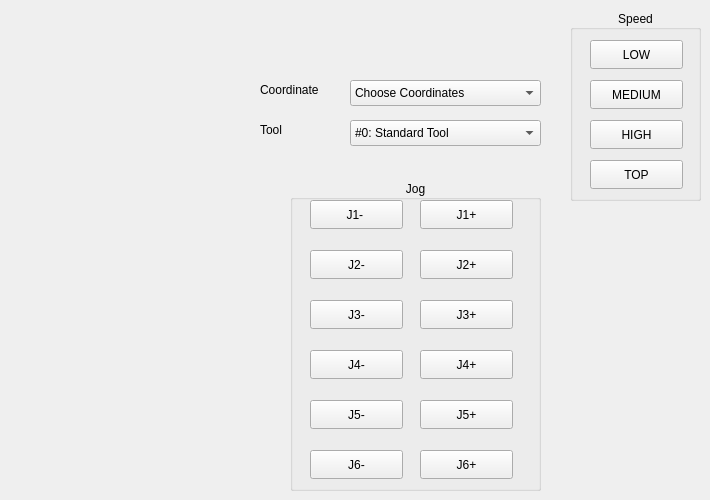
     <widget class="QWidget" name="tab_Jog">
      <attribute name="title">
       <string>JOG</string>
      </attribute>
      <widget class="QGroupBox" name="groupBox_3">
       <property name="geometry">
        <rect>
         <x>570</x>
         <y>10</y>
         <width>131</width>
         <height>191</height>
        </rect>
       </property>
       <property name="title">
        <string>Speed</string>
       </property>
       <property name="alignment">
        <set>Qt::AlignCenter</set>
       </property>
       <widget class="QPushButton" name="btnSpeed_low">
        <property name="geometry">
         <rect>
          <x>20</x>
          <y>30</y>
          <width>93</width>
          <height>29</height>
         </rect>
        </property>
        <property name="text">
         <string>LOW</string>
        </property>
       </widget>
       <widget class="QPushButton" name="btnSpeed_med">
        <property name="geometry">
         <rect>
          <x>20</x>
          <y>70</y>
          <width>93</width>
          <height>29</height>
         </rect>
        </property>
        <property name="text">
         <string>MEDIUM</string>
        </property>
       </widget>
       <widget class="QPushButton" name="btnSpeed_high">
        <property name="geometry">
         <rect>
          <x>20</x>
          <y>110</y>
          <width>93</width>
          <height>29</height>
         </rect>
        </property>
        <property name="text">
         <string>HIGH</string>
        </property>
       </widget>
       <widget class="QPushButton" name="btnSpeed_top">
        <property name="geometry">
         <rect>
          <x>20</x>
          <y>150</y>
          <width>93</width>
          <height>29</height>
         </rect>
        </property>
        <property name="text">
         <string>TOP</string>
        </property>
       </widget>
      </widget>
      <widget class="QGroupBox" name="groupBox_4">
       <property name="geometry">
        <rect>
         <x>290</x>
         <y>180</y>
         <width>251</width>
         <height>311</height>
        </rect>
       </property>
       <property name="title">
        <string>Jog</string>
       </property>
       <property name="alignment">
        <set>Qt::AlignCenter</set>
       </property>
       <widget class="QPushButton" name="btnJ2_neg">
        <property name="geometry">
         <rect>
          <x>20</x>
          <y>70</y>
          <width>93</width>
          <height>29</height>
         </rect>
        </property>
        <property name="text">
         <string>J2-</string>
        </property>
       </widget>
       <widget class="QPushButton" name="btnJ4_neg">
        <property name="geometry">
         <rect>
          <x>20</x>
          <y>170</y>
          <width>93</width>
          <height>29</height>
         </rect>
        </property>
        <property name="text">
         <string>J4-</string>
        </property>
       </widget>
       <widget class="QPushButton" name="btnJ3_neg">
        <property name="geometry">
         <rect>
          <x>20</x>
          <y>120</y>
          <width>93</width>
          <height>29</height>
         </rect>
        </property>
        <property name="text">
         <string>J3-</string>
        </property>
       </widget>
       <widget class="QPushButton" name="btnJ1_pos">
        <property name="geometry">
         <rect>
          <x>130</x>
          <y>20</y>
          <width>93</width>
          <height>29</height>
         </rect>
        </property>
        <property name="text">
         <string>J1+</string>
        </property>
       </widget>
       <widget class="QPushButton" name="btnJ1_neg">
        <property name="geometry">
         <rect>
          <x>20</x>
          <y>20</y>
          <width>93</width>
          <height>29</height>
         </rect>
        </property>
        <property name="text">
         <string>J1- </string>
        </property>
       </widget>
       <widget class="QPushButton" name="btnJ2_pos">
        <property name="geometry">
         <rect>
          <x>130</x>
          <y>70</y>
          <width>93</width>
          <height>29</height>
         </rect>
        </property>
        <property name="text">
         <string>J2+</string>
        </property>
       </widget>
       <widget class="QPushButton" name="btnJ3_pos">
        <property name="geometry">
         <rect>
          <x>130</x>
          <y>120</y>
          <width>93</width>
          <height>29</height>
         </rect>
        </property>
        <property name="text">
         <string>J3+</string>
        </property>
       </widget>
       <widget class="QPushButton" name="btnJ4_pos">
        <property name="geometry">
         <rect>
          <x>130</x>
          <y>170</y>
          <width>93</width>
          <height>29</height>
         </rect>
        </property>
        <property name="text">
         <string>J4+</string>
        </property>
       </widget>
       <widget class="QPushButton" name="btnJ5_pos">
        <property name="geometry">
         <rect>
          <x>130</x>
          <y>220</y>
          <width>93</width>
          <height>29</height>
         </rect>
        </property>
        <property name="text">
         <string>J5+</string>
        </property>
       </widget>
       <widget class="QPushButton" name="btnJ5_neg">
        <property name="geometry">
         <rect>
          <x>20</x>
          <y>220</y>
          <width>93</width>
          <height>29</height>
         </rect>
        </property>
        <property name="text">
         <string>J5-</string>
        </property>
       </widget>
       <widget class="QPushButton" name="btnJ6_pos">
        <property name="geometry">
         <rect>
          <x>130</x>
          <y>270</y>
          <width>93</width>
          <height>29</height>
         </rect>
        </property>
        <property name="text">
         <string>J6+</string>
        </property>
       </widget>
       <widget class="QPushButton" name="btnJ6_neg">
        <property name="geometry">
         <rect>
          <x>20</x>
          <y>270</y>
          <width>93</width>
          <height>29</height>
         </rect>
        </property>
        <property name="text">
         <string>J6-</string>
        </property>
       </widget>
      </widget>
      <widget class="QComboBox" name="chbCoords">
       <property name="geometry">
        <rect>
         <x>350</x>
         <y>80</y>
         <width>191</width>
         <height>26</height>
        </rect>
       </property>
       <item>
        <property name="text">
         <string>Choose Coordinates</string>
        </property>
       </item>
       <item>
        <property name="text">
         <string>Joint Coordinates</string>
        </property>
       </item>
       <item>
        <property name="text">
         <string>Cartesian Coordinates</string>
        </property>
       </item>
       <item>
        <property name="text">
         <string>Tool Coordinates</string>
        </property>
       </item>
       <item>
        <property name="text">
         <string>User Coordinates</string>
        </property>
       </item>
      </widget>
      <widget class="QComboBox" name="chbTools">
       <property name="geometry">
        <rect>
         <x>350</x>
         <y>120</y>
         <width>191</width>
         <height>26</height>
        </rect>
       </property>
       <item>
        <property name="text">
         <string>#0: Standard Tool</string>
        </property>
       </item>
      </widget>
      <widget class="QLabel" name="label_42">
       <property name="geometry">
        <rect>
         <x>260</x>
         <y>80</y>
         <width>81</width>
         <height>20</height>
        </rect>
       </property>
       <property name="text">
        <string>Coordinate</string>
       </property>
      </widget>
      <widget class="QLabel" name="label_43">
       <property name="geometry">
        <rect>
         <x>260</x>
         <y>120</y>
         <width>63</width>
         <height>20</height>
        </rect>
       </property>
       <property name="text">
        <string>Tool</string>
       </property>
      </widget>
     </widget>
